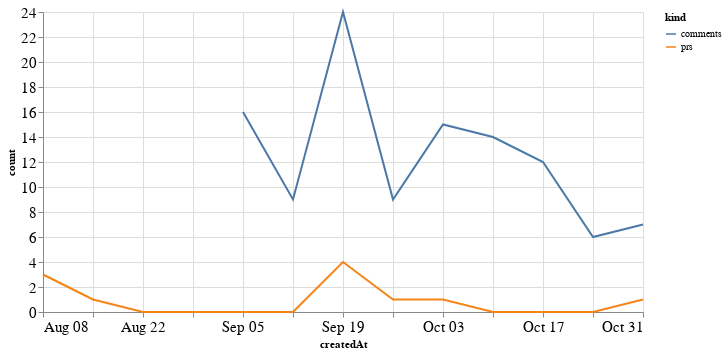

The notebook cell this image was saved under:
### Code cell
alt.Chart(total_time, width=600).mark_line().encode(
    x='createdAt',
    y='count',
    color='kind'
)

### Figure 1 — Vega-Lite specification as saved in the notebook (floating-point values rounded to 4 significant figures)
{"config": {"axisLeft": {"labelFontSize": 15}, "axisBottom": {"labelFontSize": 15}}, "data": {"name": "data-7dd7111dbe94ad9a5386b671efb844d4"}, "mark": "line", "encoding": {"color": {"type": "nominal", "field": "kind"}, "x": {"type": "temporal", "field": "createdAt"}, "y": {"type": "quantitative", "field": "count"}}, "width": 600, "$schema": "https://vega.github.io/schema/vega-lite/v4.8.1.json", "datasets": {"data-7dd7111dbe94ad9a5386b671efb844d4": [{"createdAt": "2021-08-08T00:00:00", "kind": "prs", "count": 3.0}, {"createdAt": "2021-08-15T00:00:00", "kind": "prs", "count": 1.0}, {"createdAt": "2021-08-22T00:00:00", "kind": "prs", "count": 0.0}, {"createdAt": "2021-08-29T00:00:00", "kind": "prs", "count": 0.0}, {"createdAt": "2021-09-05T00:00:00", "kind": "prs", "count": 0.0}, {"createdAt": "2021-09-12T00:00:00", "kind": "prs", "count": 0.0}, {"createdAt": "2021-09-19T00:00:00", "kind": "prs", "count": 4.0}, {"createdAt": "2021-09-26T00:00:00", "kind": "prs", "count": 1.0}, {"createdAt": "2021-10-03T00:00:00", "kind": "prs", "count": 1.0}, {"createdAt": "2021-10-10T00:00:00", "kind": "prs", "count": 0.0}, {"createdAt": "2021-10-17T00:00:00", "kind": "prs", "count": 0.0}, {"createdAt": "2021-10-24T00:00:00", "kind": "prs", "count": 0.0}, {"createdAt": "2021-10-31T00:00:00", "kind": "prs", "count": 1.0}, {"createdAt": "2021-08-08T00:00:00", "kind": "comments", "count": null}, {"createdAt": "2021-08-15T00:00:00", "kind": "comments", "count": null}, {"createdAt": "2021-08-22T00:00:00", "kind": "comments", "count": null}, {"createdAt": "2021-08-29T00:00:00", "kind": "comments", "count": null}, {"createdAt": "2021-09-05T00:00:00", "kind": "comments", "count": 16.0}, {"createdAt": "2021-09-12T00:00:00", "kind": "comments", "count": 9.0}, {"createdAt": "2021-09-19T00:00:00", "kind": "comments", "count": 24.0}, {"createdAt": "2021-09-26T00:00:00", "kind": "comments", "count": 9.0}, {"createdAt": "2021-10-03T00:00:00", "kind": "comments", "count": 15.0}, {"createdAt": "2021-10-10T00:00:00", "kind": "comments", "count": 14.0}, {"createdAt": "2021-10-17T00:00:00", "kind": "comments", "count": 12.0}, {"createdAt": "2021-10-24T00:00:00", "kind": "comments", "count": 6.0}, {"createdAt": "2021-10-31T00:00:00", "kind": "comments", "count": 7.0}]}}
